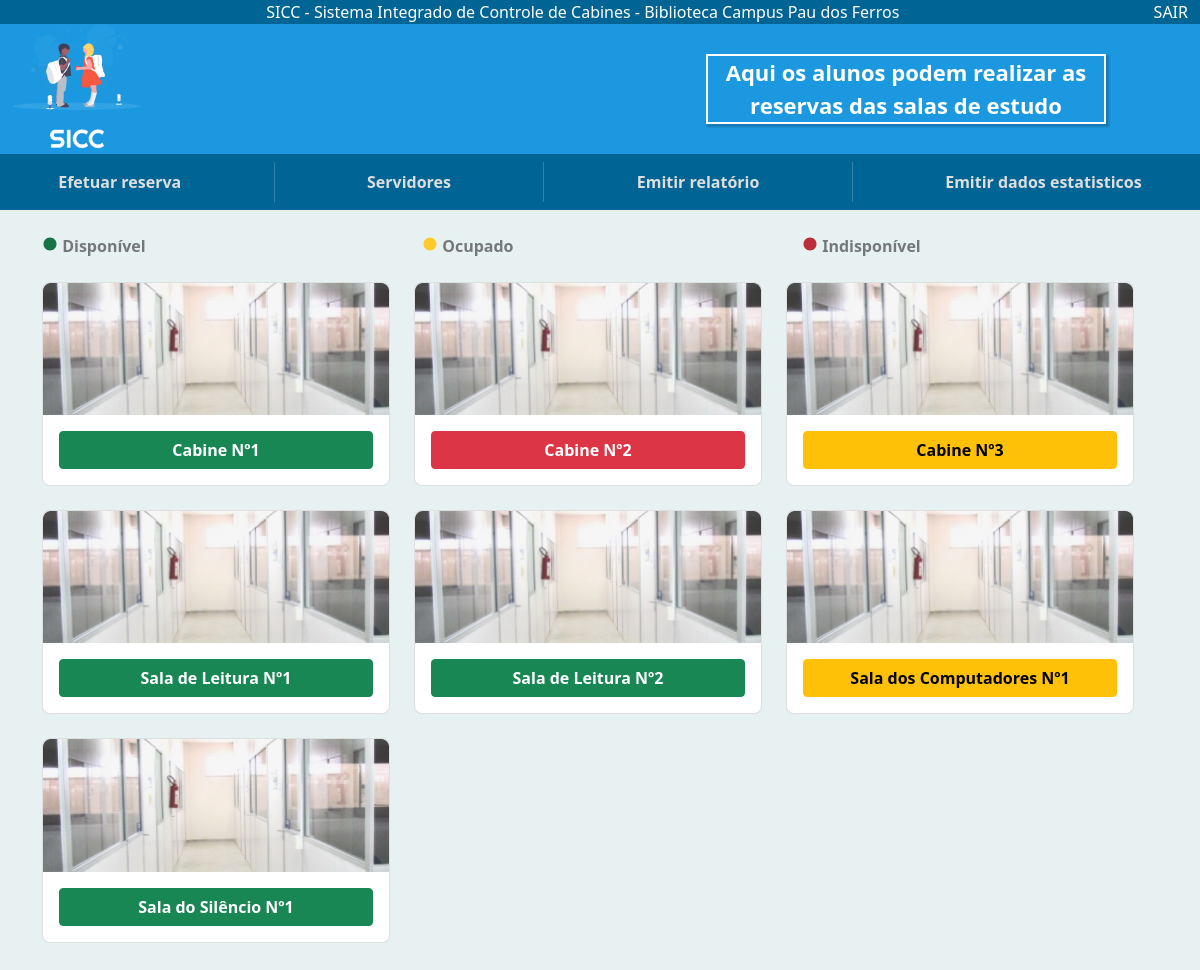
/salas_estudo/ (signed in), run on the app's committed database.
### principal/models/sala.py (models this page shows)
class Sala(models.Model):
    ESTADO = (
        ('Disponível', 'Disponível'),
        ('Ocupado', 'Ocupado'),
        ('Indisponível', 'Indisponível'),
    )
    sala = models.CharField(
        verbose_name="Nome",
        max_length=30,
        null=True, blank=False
    )
    numero = models.IntegerField(
        verbose_name="Número",
        null=True, blank=False
    )
    estado = models.CharField(
        choices=ESTADO,
        max_length=30,
        verbose_name="Estado",
        default=('Disponível', 'Disponível'),
        null=True, blank=False
    )
    ordem = models.IntegerField(
        verbose_name="Ordem",
        default=99,
        null=True, blank=False
    )
    def __str__(self):
        return "{} Nº{}".format(self.sala, self.numero)

### principal/views.py (the view)
# urls.py: path('salas_estudo/', salas_estudo, name='salas_estudo'), # Hub das salas de estudo
@login_required
def salas_estudo(request):
    salas = Sala.objects.all().order_by('ordem', 'id')
    return render(
        request,
        'reservas/salas_estudo.html',
        {
            'salas': salas
        }
    )

### principal/templates/reservas/salas_estudo.html (shortened to what this page needs)
{% extends 'base.html' %}
{% load static %}
{% block 'extra_head' %}
    <link rel="stylesheet" href="{% static 'salas_estudo/style/style.css' %}">
{% endblock %}
{% block 'mensagem_top' %}
Aqui os alunos podem realizar as reservas das salas de estudo
{% endblock %}
{% block 'content' %}
    <div class=" container">
        <div class="status_sala row mb-4">
            <div class="col-sm-12 col-md-4">
                <ion-icon class="status_disponivel" name="ellipse-sharp"></ion-icon>
                <label class="status_legenda text-black-50">Disponível</label>
            </div>
            <div class="col-sm-12 col-md-4">
                <ion-icon class="status_ocupado" name="ellipse-sharp"></ion-icon>
                <label class="status_legenda text-black-50">Ocupado</label>
            </div>
            <div class="col-sm-12 col-md-4">
                <ion-icon class="status_indisiponivel" name="ellipse-sharp"></ion-icon>
                <label class="status_legenda text-black-50" >Indisponível</label>
            </div>
        </div>
        <div class="row w-100">
        {% for sala in salas %}
            {% if sala.estado == 'Disponível' %}
            <div class="col-sm-12 col-md-6 col-lg-4">
                <div class="card card-salas_estudo mb-4">
                    <img src="{% static 'principal/img/biblioteca-sala_sicc.png' %}" class="card-img-top" alt="salas de estudo">
                    <div class="card-body">
                        <button type="button" data-bs-toggle="modal" data-bs-target="#Modal-{{sala.id}}" class="btn btn-success w-100">
                            <b>{{sala}}</b>
                        </button>
                    </div>
                </div>
            </div>
            {% endif %}
            {% if sala.estado == 'Ocupado' %}
            <div class="col-sm-12 col-md-6 col-lg-4">
                <div class="card card-salas_estudo mb-4">
                    <img src="{% static 'principal/img/biblioteca-sala_sicc.png' %}" class="card-img-top" alt="salas de estudo">
                    <div class="card-body">
                        <button type="button" data-bs-toggle="modal" data-bs-target="#Modal-{{sala.id}}" class="btn btn-warning w-100">
                            <b>{{sala}}</b>
                        </button>
                    </div>
                </div>
            </div>
            {% endif %}
            {% if sala.estado == 'Indisponível' %}
            <div class="col-sm-12 col-md-6 col-lg-4">
                <div class="card card-salas_estudo mb-4">
                    <img src="{% static 'principal/img/biblioteca-sala_sicc.png' %}" class="card-img-top" alt="salas de estudo">
                    <div class="card-body">
                        <button type="button" data-bs-toggle="modal" data-bs-target="#Modal-{{sala.id}}" class="btn btn-danger w-100">
                            <b>{{sala}}</b>
                        </button>
                    </div>
                </div>
            </div>
            {% endif %}
        {% endfor %}
        </div>
    </div>
{% endblock %}

### principal/static/principal/style/global.css (style rules this page uses)
body { margin: 0; padding: 0; overflow-x: hidden; max-width: 1200px; margin: auto; background: #1B98E0; }
:root { --mdc-bg-primary: #E8F1F2; --mdc-bg-secundary: #1B98E0; --mdc-bg-secundary-dark: #006494; --mdc-estado-aberto: #41B35D; --mdc-estado-reservado: #EAB026; --mdc-estado-bloqueado: #E42645; }

### principal/static/salas_estudo/style/style.css (style rules this page uses)
.card-salas_estudo { border-radius: 8px !important; }
.status_sala { display: flex; justify-content: center; }
.status_disponivel { color: #157347; }
.status_ocupado { color: #FFCA2C; }
.status_indisiponivel { color: #BB2D3B; }
.status_legenda { font-weight: bolder; }

### data on the page
Sala: sala+numero "Cabine Nº1"
Sala: sala+numero "Cabine Nº2"
Sala: sala+numero "Cabine Nº3"
Sala: sala+numero "Sala de Leitura Nº1"
Sala: sala+numero "Sala de Leitura Nº2"
Sala: sala+numero "Sala dos Computadores Nº1"
Sala: sala+numero "Sala do Silêncio Nº1"
